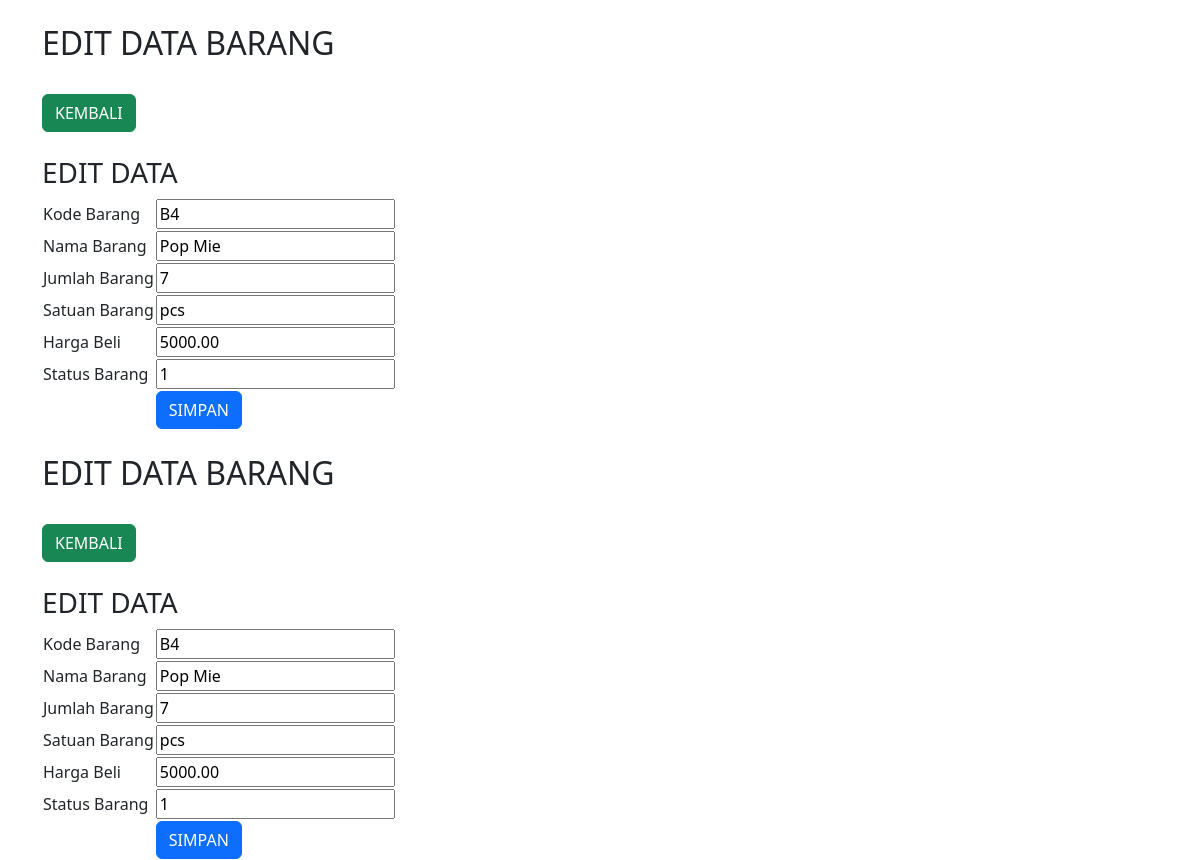
The app's page /edit.php?id=4 with its own data.
### tables this page shows
CREATE TABLE `tb_inventory` (
  `id` int(11) NOT NULL,
  `kode_barang` varchar(20) NOT NULL,
  `nama_barang` varchar(50) NOT NULL,
  `jumlah_barang` int(10) NOT NULL,
  `satuan_barang` varchar(20) NOT NULL,
  `harga_beli` double(20,2) NOT NULL,
  `status_barang` tinyint(1) NOT NULL
);

### edit.php (the view, shortened to what this page needs)
<!DOCTYPE html>
<html>
<head>
    <link href="https://cdn.jsdelivr.net/npm/bootstrap@5.3.0/dist/css/bootstrap.min.css" rel="stylesheet">
</head>
<body>
<div class="container mt-4">
    <h2>EDIT DATA BARANG </h2>
    <br />
    <a href="index.php" class="btn btn-success">KEMBALI</a>
    <br />
    <br />
    <h3>EDIT DATA</h3>
    <?php
    include 'koneksi.php';
    $id = $_GET['id'];
    $data = mysqli_query($koneksi, "select * from tb_inventory where id='$id'");
    while ($d = mysqli_fetch_array($data)) {
    ?>
        <form method="post" action="update.php">
            <table>
                <tr>
                    <td>Kode Barang</td>
                    <td>
                        <input type="text" name="kode_barang" value="<?php echo $d['kode_barang']; ?>">
                    </td>
                </tr>
                <tr>
                    <td>Nama Barang</td>
                    <td>
                        <input type="text" name="nama_barang" value="<?php echo $d['nama_barang']; ?>">
                    </td>
                </tr>
                <tr>
                    <td>Jumlah Barang</td>
                    <td>
                        <input type="text" name="jumlah_barang" value="<?php echo $d['jumlah_barang']; ?>">
                    </td>
                </tr>
                <tr>
                    <td>Satuan Barang</td>
                    <td>
                        <input type="text" name="satuan_barang" value="<?php echo $d['satuan_barang']; ?>">
                    </td>
                </tr>
                <tr>
                    <td>Harga Beli</td>
                    <td>
                        <input type="number" name="harga_beli" value="<?php echo $d['harga_beli']; ?>">
                    </td>
                </tr>
                <tr>
                    <td>Status Barang</td>
                    <td>
                        <input type="text" name="status_barang" value="<?php echo $d['status_barang']; ?>">
                    </td>
                </tr>
                <tr>
                    <td></td>
                    <td><input type="submit" value="SIMPAN" class="btn btn-primary"></td>
                </tr>
            </table>
        </form>
        </div>
    <?php
    }
    ?>
</body>
</html><!DOCTYPE html>
<html>
<head>
    <link href="https://cdn.jsdelivr.net/npm/bootstrap@5.3.0/dist/css/bootstrap.min.css" rel="stylesheet">
</head>
<body>
<div class="container mt-4">
    <h2>EDIT DATA BARANG </h2>
    <br />
    <a href="index.php" class="btn btn-success">KEMBALI</a>
    <br />
    <br />
    <h3>EDIT DATA</h3>
    <?php
    include 'koneksi.php';
    $id = $_GET['id'];
    $data = mysqli_query($koneksi, "select * from tb_inventory where id='$id'");
    while ($d = mysqli_fetch_array($data)) {
    ?>
        <form method="post" action="update.php">
            <table>
                <tr>
                    <td>Kode Barang</td>
                    <td>
                        <input type="text" name="kode_barang" value="<?php echo $d['kode_barang']; ?>">
                    </td>
                </tr>
                <tr>
                    <td>Nama Barang</td>
                    <td>
                        <input type="text" name="nama_barang" value="<?php echo $d['nama_barang']; ?>">
                    </td>
                </tr>
                <tr>
                    <td>Jumlah Barang</td>
                    <td>
                        <input type="text" name="jumlah_barang" value="<?php echo $d['jumlah_barang']; ?>">
                    </td>
                </tr>
                <tr>
                    <td>Satuan Barang</td>
                    <td>
                        <input type="text" name="satuan_barang" value="<?php echo $d['satuan_barang']; ?>">
                    </td>
                </tr>
                <tr>
                    <td>Harga Beli</td>
                    <td>
                        <input type="number" name="harga_beli" value="<?php echo $d['harga_beli']; ?>">
                    </td>
                </tr>
                <tr>
                    <td>Status Barang</td>
                    <td>
                        <input type="text" name="status_barang" value="<?php echo $d['status_barang']; ?>">
                    </td>
                </tr>
                <tr>
                    <td></td>
                    <td><input type="submit" value="SIMPAN" class="btn btn-primary"></td>
                </tr>
            </table>
        </form>
        </div>
    <?php
    }
    ?>
</body>
</html>

### records on screen
tb_inventory: kode_barang "B4", nama_barang "Pop Mie", jumlah_barang "7", satuan_barang "pcs", harga_beli "5000.00", status_barang "1"
